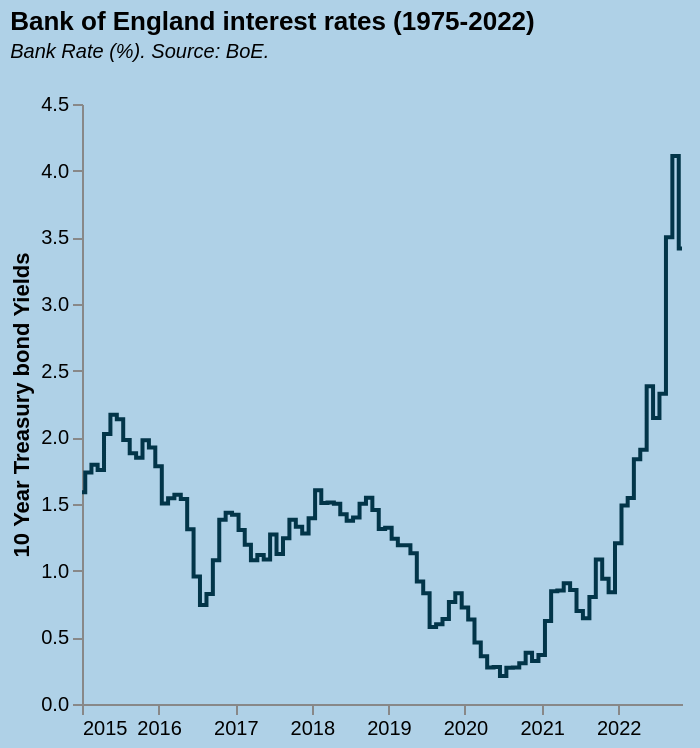

The Vega-Lite source for this figure:
### Vega-Lite specification from a JSON file in a GitHub repository (floating-point values rounded to 4 significant figures; data arrays with more than 128 entries replaced by an {"elided": "..."} marker saying what was removed)
{"$schema": "https://vega.github.io/schema/vega-lite/v5.json", "title": {"text": "Bank of England interest rates (1975-2022)", "subtitle": ["Bank Rate (%). Source: BoE.", ""], "subtitleFontStyle": "italic", "subtitleFontSize": 10, "anchor": "start", "color": "black", "subtitleColor": "black"}, "width": "container", "height": 300, "config": {"background": "#122b39", "view": {"stroke": "transparent"}}, "data": {"values": {"elided": "755 records"}}, "transform": [{"calculate": "timeParse(datum.date, '%Y-%m-%d')", "as": "date2"}, {"calculate": "year(datum.date)", "as": "year"}, {"filter": "datum.year>=minYear"}, {"filter": "datum.year>2014"}, {"filter": "datum.year<=maxYear"}], "params": [{"name": "minYear", "value": 2014, "bind": {"input": "range", "min": 2014, "max": 2022, "step": 1, "name": "Start year:"}}, {"name": "maxYear", "value": 2023, "bind": {"input": "range", "min": 2014, "max": 2023, "step": 1, "name": "End year:"}}], "mark": {"type": "line", "color": "#023549", "interpolate": "step", "width": 10, "strokeWidth": 2, "opacity": 1}, "encoding": {"x": {"field": "date2", "type": "temporal", "title": null, "axis": {"grid": false}}, "y": {"field": "value", "type": "quantitative", "title": "10 Year Treasury bond Yields", "axis": {"grid": false}}}, "background": "#afd1e7"}
